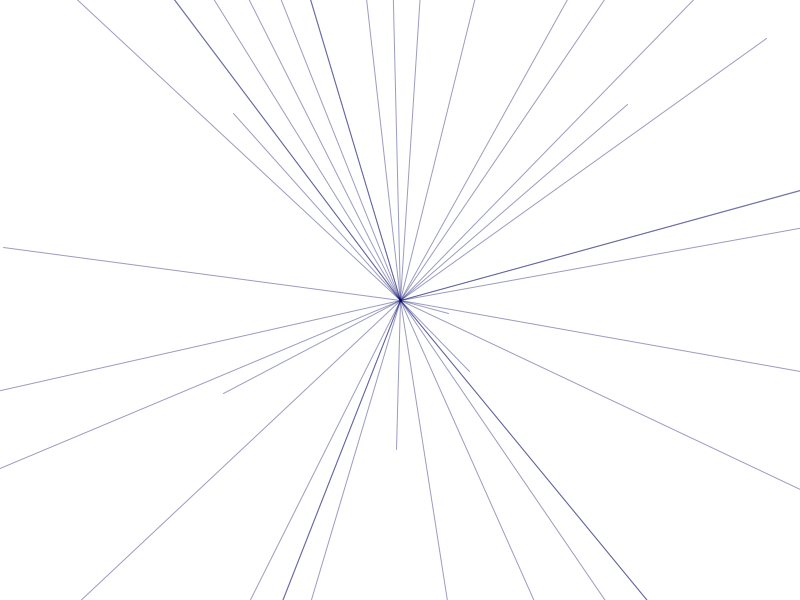
Frame 1 (no input)
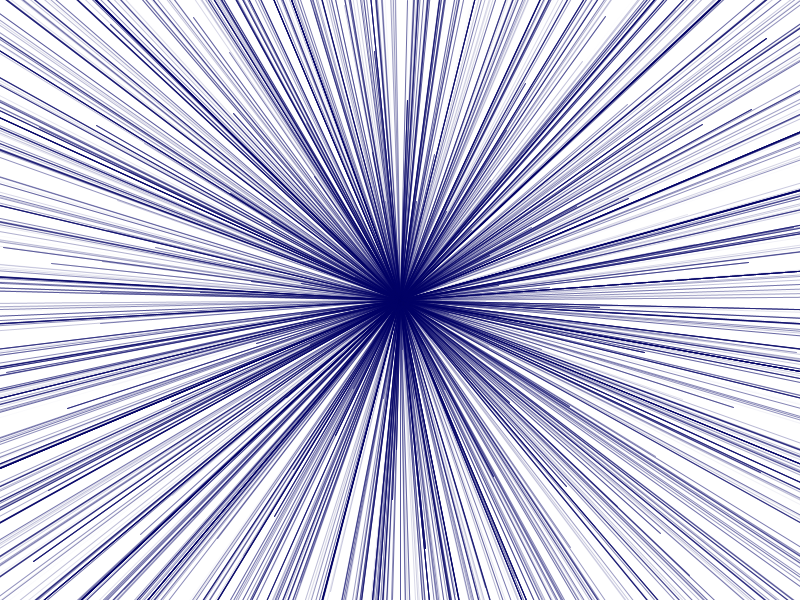
Frame 60 (the mouse pressed at the canvas centre just before this capture)
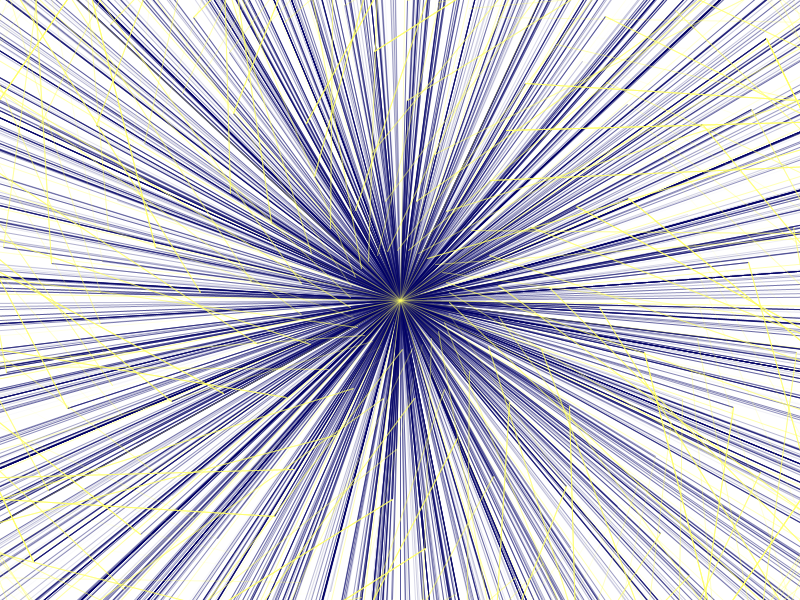
Frame 120 (the mouse held since frame 60 and released just before this capture)

The Processing sketch that drew these frames (run headless with seeded random() and noise(); from frame 60 on, the mouse is pressed at the canvas centre):

// Processing sketch: processing_117367
// ── processing_117367.pde

float angle;
  float angle0;

void setup() {
  size(800,600);
  background(255);

 angle=0;
 angle0=.2;
 
}
void draw() {
  
 
 //rotate(angle0);
 
 stroke(mouseX,mouseY,100,random(155));
 
  pushMatrix();
  translate(width/2,height/2);

  
  for(int i=0; i<=2000; i+=50){
      rotate(angle-i);
  
  line(i,0,mouseX,mouseY);
  
  }
  
  popMatrix();
 

angle+=PI/30;
 }
